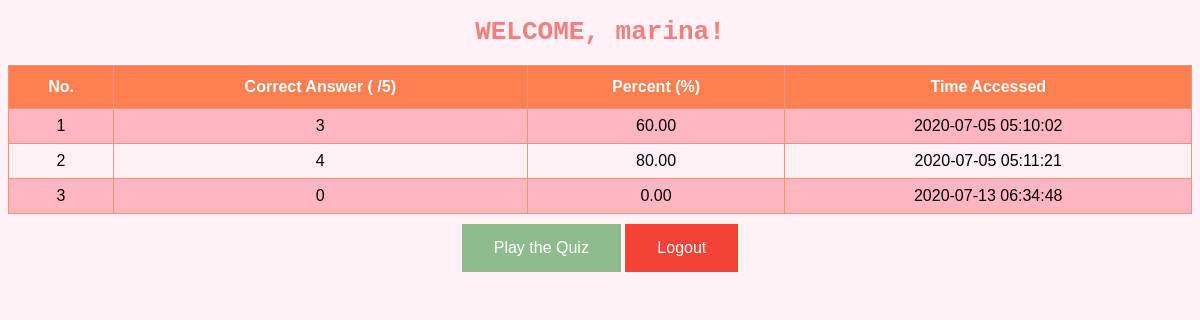
The page /home.php (signed in) on the database its author committed.
### tables this page shows
CREATE TABLE `quiz_result` (
  `id` int(11) NOT NULL,
  `quizresult` int(1) NOT NULL,
  `percent` decimal(5,2) NOT NULL,
  `time_access` timestamp NOT NULL DEFAULT current_timestamp()
);

### home.php (the view, shortened to what this page needs)
<!DOCTYPE html>
<html lang="en">
<head>
  <link rel='stylesheet' type='text/css' href='style.css'>
</head>
<body>
  <table id="data">
    <tr>
      <th>No. </th>
      <th>Correct Answer ( /5)</th>
      <th>Percent (%)</th>
      <th>Time Accessed</th>
    </tr>
    <?php
    $conn = OpenCon();
    $uname = $_SESSION['uname'];
    if ($_SESSION['uname']) {
      echo "<h1>WELCOME, ";
      echo htmlentities($_SESSION['uname']);
      echo "!</h1>\n";
    }
    $query1 = $conn->query("SELECT id FROM user where username = '$uname' ");
    $r1 = $query1->fetch(PDO::FETCH_ASSOC);
    $id =  $r1['id'];
    $stmt = $conn->query("SELECT * FROM quiz_result where id = '$id'");
    $stmt->execute();
    $resultJSON = json_encode($stmt->fetchAll());
    if (!json_decode($resultJSON, true) ) {
      echo "<tr>";
      echo "<td colspan=\"4\" style=\"text-align: center;\">No Records Available</td>";
      echo "</tr>";
    } else {
      foreach (json_decode($resultJSON, true) as $index => $row) {
        echo "<tr>";
        echo "<td>" . ($index + 1) . "\t </td>";
        echo "<td>" . $row['quizresult'] . "\t </td>";
        echo "<td>" . $row['percent'] . "\t </td>";
        echo "<td>" . $row['time_access'] . "<br></td>";
        echo "</tr>";
      }
    }
    ?>
  </table>
  <form method="post">
    <button type="submit" name="play" class="btn button1">Play the Quiz</button>
    <button type="submit" name="logout" class="btn button2">Logout</button>
  </form>

### style.css (style rules this page uses)
#data { border-collapse: collapse; width: 100%; }
#data td, #data th { border: 1px solid #E9967A; padding: 8px; }
#data tr:nth-child(even) { background-color: #FFB6C1; }
#data th { padding-top: 12px; padding-bottom: 12px; text-align: center; background-color: #FF7F50; color: white; }
.btn { margin-top: 10px; background-color: #4CAF50; border: none; color: white; padding: 15px 32px; text-align: center; text-decoration: none; display: inline-block; font-size: 16px; }
.button1 { background-color: #8FBC8F; }
.button2 { background-color: #f44336; }

### home.php (style rules this page uses)
h1 { font-family: monospace; color: #F08080; }
body { text-align: center; background-color: #FFF0F5; font-family: sans-serif; }

### rows shown on the page
quiz_result: quizresult "3", percent "60.00", time_access "2020-07-05 05:10:02"
quiz_result: quizresult "4", percent "80.00", time_access "2020-07-05 05:11:21"
quiz_result: quizresult "0", percent "0.00", time_access "2020-07-13 06:34:48"

### other values the page prints
$_SESSION['uname'] "marina"
